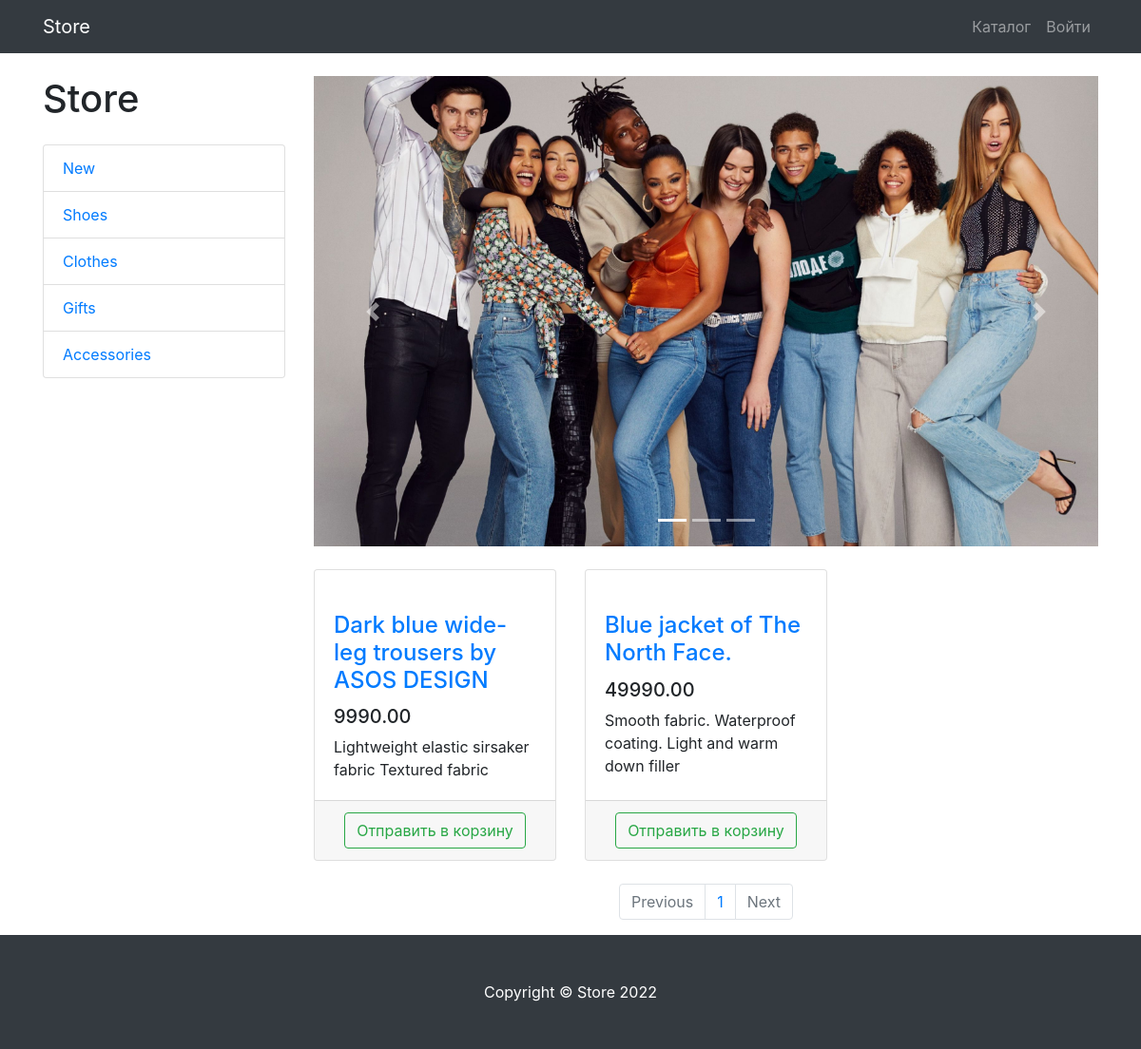
Screenshot of /products/category/4/ with the database file from the repository.
### products/models.py (models this page shows, shortened)
class ProductCategory(models.Model):
    name = models.CharField(max_length=128, unique=True)
    description = models.TextField(null=True, blank=True)  # ne obyazatelno
    class Meta:
        verbose_name = 'category'
        verbose_name_plural = 'categories'

class Product(models.Model):
    name = models.CharField(max_length=256)
    description = models.TextField()  # obezyatelno
    price = models.DecimalField(max_digits=8, decimal_places=2)
    quantity = models.PositiveIntegerField(default=0)
    image = models.ImageField(upload_to='products_images')
    category = models.ForeignKey(to=ProductCategory, on_delete=models.CASCADE)
    class Meta:
        verbose_name = 'Product'
        verbose_name_plural = 'Products'

### products/views.py (the view)
# urls.py: path('', products, name='index'),
def products(request, category_id=None, page_number=1):
    products = Product.objects.filter(category_id=category_id) if category_id else Product.objects.all()
    per_page = 3
    paginator = Paginator(products, per_page)
    products_paginator = paginator.page(page_number)
    context = {
        'title': 'Store - Каталог',
        'categories': ProductCategory.objects.all(),
        'products': products_paginator,
     }
    return render(request, 'products/products.html', context)

### products/templates/products/products.html (shortened to what this page needs)
{% extends 'products/base.html'%}
{% load static %}
{% block css%}
     <link href="{% static 'vendor/css/products.css'%}" rel="stylesheet">
{% endblock %}
{% block content %}
    <div class="container">
    <div class="row">
        <div class="col-lg-3">
            <h1 class="my-4">Store</h1>
            <div class="list-group">
                {% for category in categories %}
                    <a href="{% url 'products:category' category.id %}" class="list-group-item">{{ category.name }}</a>
                {% endfor %}
            </div>
        </div>
        <div class="col-lg-9">
            <div id="carouselExampleIndicators" class="carousel slide my-4" data-ride="carousel">
                <ol class="carousel-indicators">
                    <li data-target="#carouselExampleIndicators" data-slide-to="0" class="active"></li>
                    <li data-target="#carouselExampleIndicators" data-slide-to="1"></li>
                    <li data-target="#carouselExampleIndicators" data-slide-to="2"></li>
                </ol>
                <div class="carousel-inner" role="listbox">
                    <div class="carousel-item active">
                        <img class="d-block img-fluid" src="{%static 'vendor/img/slides/slide-1.jpg'%}" alt="First slide">
                    </div>
                </div>
                <a class="carousel-control-prev" href="#carouselExampleIndicators" role="button" data-slide="prev">
                    <span class="carousel-control-prev-icon" aria-hidden="true"></span>
                </a>
                <a class="carousel-control-next" href="#carouselExampleIndicators" role="button" data-slide="next">
                    <span class="carousel-control-next-icon" aria-hidden="true"></span>
                </a>
            </div>
            <div class="row">
                {% for product in products %}
                <div class="col-lg-4 col-md-6 mb-4">
                    <div class="card h-100">
                        <a href="#">
                        </a>
                        <div class="card-body">
                            <h4 class="card-title">
                                <a href="#">{{product.name}}</a>
                            </h4>
                            <h5>{{product.price}}</h5>
                            <p class="card-text">{{product.description}}</p>
                        </div>
                        <div class="card-footer text-center">
                            <a class="btn btn-outline-success"
                                href="{% url 'products:basket_add' product.id %}">
                                Отправить в корзину
                            </a>
                        </div>
                    </div>
                </div>
                {%endfor%}
            </div>
            <nav aria-label="Page navigation example">
                <ul class="pagination justify-content-center">
                    <li class="page-item {% if not products.has_previous %} disabled {% endif %}">
                        <a class="page-link"
                           href="{% if products.has_previous %}{% url 'products:paginator' products.previous_page_number %}{% else %} # {% endif %}" tabindex="-1" aria-disabled="true">Previous</a>
                    </li>
                    {% for page in products.paginator.page_range %}
                    <li class="page-item">
                        <a class="page-link" href="{% url 'products:paginator' page %}">
                            {{ page }}
                        </a>
                    </li>
                    {% endfor %}
                    <li class="page-item {% if not products.has_next%} disabled {% endif %}">
                        <a class="page-link"
                           href="{% if products.has_next %}{% url 'products:paginator' products.next_page_number %}{% else %}#{%endif%}">
                            Next
                        </a>
                    </li>
                </ul>
            </nav>
        </div>
    </div>
</div>
{% endblock %}
{% block footer %}
    <footer class="py-5 bg-dark">
    <div class="container">
        <p class="m-0 text-center text-white">Copyright &copy; Store 2022</p>
    </div>
</footer>
{% endblock %}

### rows the page displays
ProductCategory: name "New"
ProductCategory: name "Shoes"
ProductCategory: name "Clothes"
ProductCategory: name "Gifts"
ProductCategory: name "Accessories"
Product: name "Dark blue wide-leg trousers by ASOS DESIGN", price "9990.00", description "Lightweight elastic sirsaker fabric Textured fabric"
Product: name "Blue jacket of The North Face.", price "49990.00", description "Smooth fabric. Waterproof coating. Light and warm down filler"

### other values shown
{{ page }} "1"
